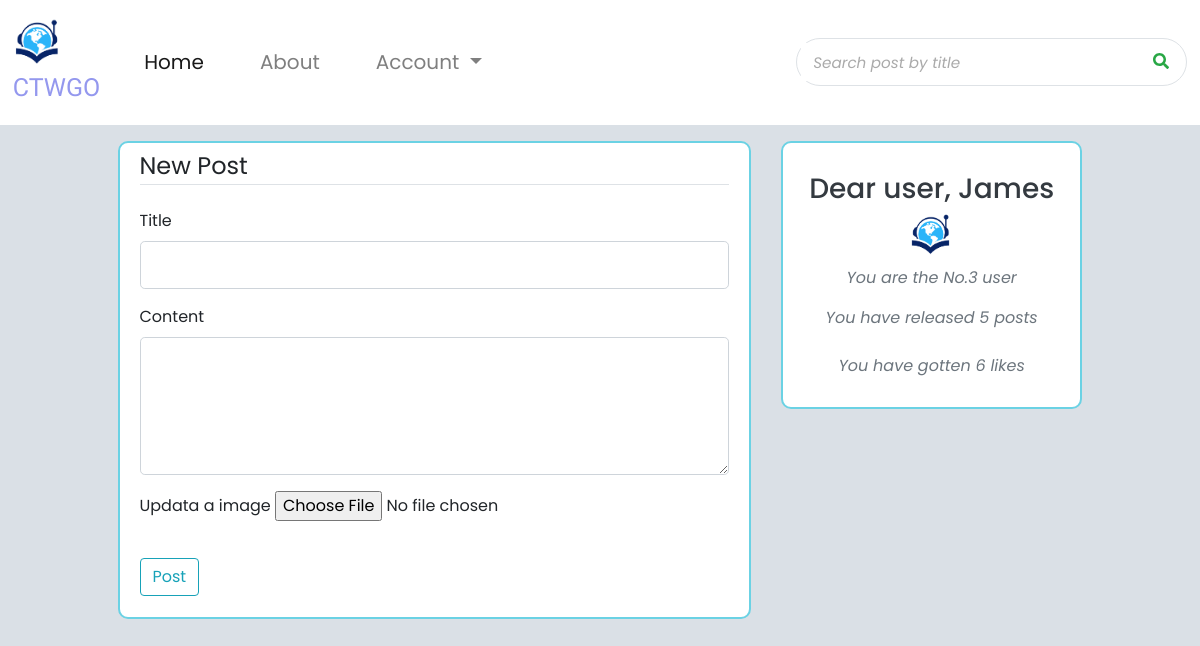
The app's page /post/new (signed in) with its own data.
### ctwgo/models.py (models this page shows, shortened)
class User(db.Model, UserMixin):
	id = db.Column(db.Integer, primary_key=True)
	username = db.Column(db.String(20), unique=True, nullable=False)
	email = db.Column(db.String(120), unique=True, nullable=False)
	image_file = db.Column(db.String(20), nullable=False, default='default.jpg')
	password = db.Column(db.String(60), nullable=False)
	posts = db.relationship('Post', backref='author', lazy=True)
	comments = db.relationship('Comment', backref='author', lazy=True)
	def rank_like(self):
		like_number = 0
		posts = Post.query.filter_by(user_id=self.id).all()
		for post in posts:
			likes = Like.query.filter_by(post_id=post.id).filter_by(like=True).all()
			like_number += len(likes)
		return self.username,like_number
	def rank_post(self):
		posts = Post.query.filter_by(user_id=self.id).all()
		return len(posts)

class Post(db.Model, UserMixin):
	id = db.Column(db.Integer, primary_key=True)
	title = db.Column(db.String(100), nullable=False)
	date_posted = db.Column(db.DateTime, nullable=False, default=datetime.utcnow)
	content = db.Column(db.Text, nullable=False)
	picture_file = db.Column(db.String(40), nullable=True)
	user_id = db.Column(db.Integer, db.ForeignKey('user.id'), nullable=False)
	comments = db.relationship('Comment', backref='post', lazy=True)

### ctwgo/posts/routes.py (the view, shortened to what this page needs)
@posts.route("/post/new", methods=['GET', 'POST'])
@login_required
def new_post():
	form = PostForm()
	return render_template('create_post.html', title='New Post',form=form, legend='New Post')

### ctwgo/posts/forms.py
class PostForm(FlaskForm):
	title = StringField('Title', validators=( [DataRequired()]) )
	content = TextAreaField('Content', validators=( [DataRequired()]) )
	picture = FileField('Updata a image', validators=[FileAllowed(['jpg','png'])])
	submit = SubmitField('Post')

### ctwgo/models.py (called while the page is built)
@login_manager.user_loader
def load_user(user_id):
	return User.query.get(int(user_id))

### ctwgo/templates/create_post.html (shortened to what this page needs)
{% extends "layout.html" %}
{% block content %}
    <div class="content-section">
        <form method="POST" action="" enctype="multipart/form-data">
            <fieldset class="form-group">
                <legend class="border-bottom mb-4">{{ legend }}</legend>
                <div class="form-group">
                    {{ form.title.label(class="form-control-label") }}
                    {% if form.title.errors %}
                        {{ form.title(class="form-control form-control-lg is-invalid") }}
                        <div class="invalid-feedback">
                            {% for error in form.title.errors %}
                                <span> {{ error }}</span>
                            {% endfor %}
                        </div>
                    {% else %}
                        {{ form.title(class="form-control form-control-lg") }}
                    {% endif %}
                </div>
                <div class="form-group">
                    {{ form.content.label(class="form-control-label") }}
                    {% if form.content.errors %}
                        {{ form.content(class="form-control form-control-lg is-invalid") }}
                        <div class="invalid-feedback">
                            {% for error in form.content.errors %}
                                <span> {{ error }}</span>
                            {% endfor %}
                        </div>
                    {% else %}
                        {{ form.content(class="form-control form-control-lg", rows="4") }}
                    {% endif %}
                </div>
                <div class="form-group">
					{{ form.picture.label() }}
					{{ form.picture(class="form-control-file.") }}
					<br>
				</div>
            </fieldset>
            <div class="form-group">
                {{ form.submit(class="btn btn-outline-info") }}
            </div>
        </form>
    </div>
{% endblock content%}
{% block sidebar_content2 %}
	<div class="content-section text-muted">
        <div class="d-flex justify-content-center mt-4">
            <h3 class="text-dark">Dear user, {{current_user.username}} </h3>
        </div>
        <img src="{{ url_for('static', filename='img/logo.png') }}" width="45" height="45" class="d-inline-block align-top" alt="">
		<ul class="pl-0">
			<li class="mt-2 mb-2 font-italic"><p>You are the No.{{current_user.id}} user</p></li>
			<li class="mb-4 font-italic"><p>You have released {{current_user.rank_post()}} posts</p></li>
			<li class="mb-4 font-italic"><p>You have gotten {{current_user.rank_like()[1]}} likes</p></li>
		</ul>
	</div>
{% endblock sidebar_content2 %}

### ctwgo/static/main.css (style rules this page uses)
html, body { font-family: 'Poppins', sans-serif; background-color: #DAE0E6; }
ul { list-style-type: none; }
.form-control::placeholder { font-size: 0.95rem; color: #aaa; font-style: italic; }
.content-section { background: #ffffff; padding: 5px 20px; border: 2px solid rgb(107, 210, 228); border-radius: 10px; margin-bottom: 20px; }

### records on screen
User: username "James", id "3"
Post: id.username "6"

### other values on screen
{{ legend }} "New Post"
{{ current_user.rank_post() }} "5"
